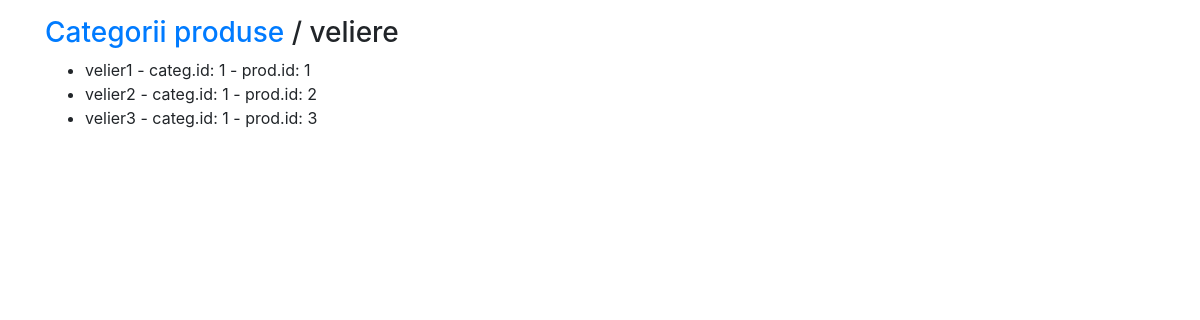
Screenshot of /shop/category/1/ with the database file from the repository.
### shop/models.py (models this page shows, shortened)
class Category(models.Model):
    name = models.CharField(max_length=150, db_index=True)
    created_at = models.DateTimeField(auto_now_add=True)
    updated_at = models.DateTimeField(auto_now=True)
    class Meta:
        ordering = ('name',)
        verbose_name = 'category'
        verbose_name_plural = 'categories'

class Product(models.Model):
    category = models.ForeignKey(Category, related_name='products', on_delete=models.CASCADE)
    name = models.CharField(max_length=100, db_index=True)
    description = models.TextField(blank=True)
    price = models.DecimalField(max_digits=10, decimal_places=2)
    available = models.BooleanField(default=True)
    created_at = models.DateTimeField(auto_now_add=True)
    updated_at = models.DateTimeField(auto_now=True)
    image = models.ImageField(upload_to='products/%Y/%m/%d', blank=True)
    class Meta:
        ordering = ('name',)
        index_together = (('id'),)

### shop/views.py (the view)
# urls.py: path('category/<int:pk>/', views.product_list, name='products')
def product_list(request, pk):
    categorii = Category.objects.all()
    produse = get_object_or_404(Category, pk=pk)
    context = {'produse': produse, 'categorii':categorii}
    return render(request, 'shop/product_list.html', context)

### shop/templates/shop/product_list.html
{% extends 'shop/base.html' %}
{% block content %}
    <h3><a href="{% url 'shop:home' %}">Categorii produse</a> /
        {{ produse.name }}
    </h3>
    <ul>
        {% for prod in produse.products.all %}
            <li>
                {{ prod.name }} - categ.id: {{ produse.pk }}
                - prod.id: {{ prod.pk }}
            </li>
        {% endfor %}
    </ul>
{% endblock %}

### rows the page displays
Category: name "veliere", pk "1"
Product: name "velier1", pk "1"
Product: name "velier2", pk "2"
Product: name "velier3", pk "3"
